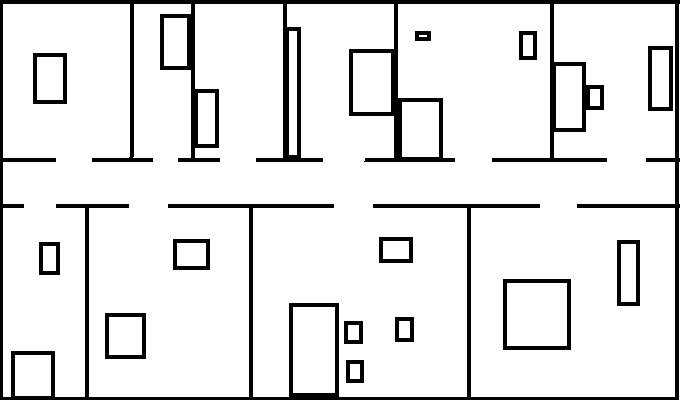
#> input picture Map.jpg, 680 x 400 px
$ python beam_sensor_model.py
#> lines starting #> are read from the running program, lines starting #| are printed output that depends on the picture; after the words box and inside, x2 and y2 are one past the last pixel; in counts of white or black regions, pixels touching at a corner belong together
### utilities.py
# Imports
import numpy as np
from skimage import io
from skimage.color import rgb2gray
import matplotlib.pyplot as plt
import matplotlib.animation as animation
from tqdm import tqdm
#######################################################
# Constants
LASER_ANGLE_RANGE = 125 # to the left and the right(in degrees)
NUMBER_OF_LASER_RAYS = 2 * LASER_ANGLE_RANGE // 2 # 2 degrees per ray
LASER_MAX_RANGE = 1200//4 # (in pixels)
PIXEL_WIDTH = 4
PIXEL_HIGHT = 4
MAP_SIZE = (400, 680) # where the first dimension if for the y-axis and the second dimension (in pixels)
#######################################################
# Read Data
def getColoredInitialMap():
    # Read Map.jpg using skimage
    map = io.imread('Map.jpg')
#> map is the input picture: shape (400, 680, 3); min 0, max 255, mean 227.9
    # Convert to grayscale
    map = np.mean(map, axis=2)
#> map: shape (400, 680) float64
    # Apply threshold
    map = map < 128
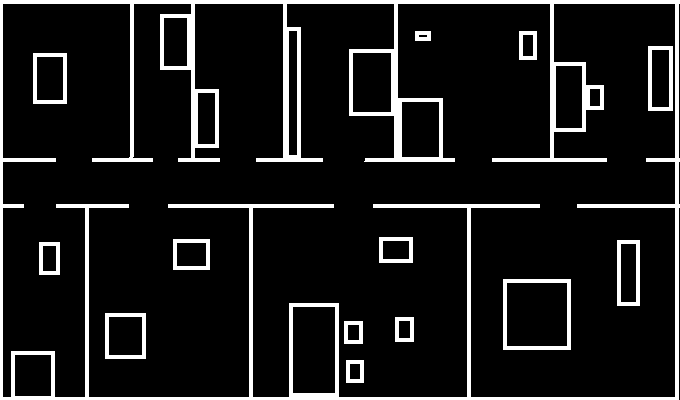
#> map: shape (400, 680) bool; 10.6% white; 14 white regions, largest, box (x1, y1, x2, y2) and area: (0, 0, 680, 400) 22798, (503, 279, 571, 350) 1048, (648, 46, 673, 111) 656
    # Convert to 8-bit integer
    map = map * 255
    return map
# [8 lines left out: function getBinaryInitialMap, not called in this run]
def getInitialRobotPose():
    robotPose = np.array([10, 180, 0]) # x-coordinates, y-coordinates, angle with the x-axis in degree
#> robotPose = [10, 180, 0]
    return robotPose
#######################################################
# Drawing Functions
def drawRobot(map, robotPose):
    mapY, mapX, _ = robotPose
    if (mapX >= 0 and mapX < map.shape[0] and mapY >= 0 and mapY < map.shape[1]):
        map[mapX, mapY] = 200
    return map
def drawLaserLines(map, robotPose):
    robotX, robotY, robotTheta = robotPose
#> robotX = 10; robotY = 180; robotTheta = 0
    for theta in range(robotTheta - LASER_ANGLE_RANGE, robotTheta + LASER_ANGLE_RANGE, 2):
        # laser range, laser step
        r, dr = LASER_MAX_RANGE, 1
        for d in range(0, r, dr):
            # update the laser end point
            mapY = int(robotX + d * np.cos(theta * np.pi / 180)) # angles are in degrees
            mapX = int(robotY + d * np.sin(theta * np.pi / 180)) # angles are in degrees
            # if the laser is inside the map
            if (mapX >= 0 and mapX < map.shape[0] and mapY >= 0 and mapY < map.shape[1]):
                # Check if the laser hits an obstacle
                if (map[mapX, mapY] == 255): # revered as the origin is in the lower left corner
                    d = r # no need to check further points
                    break
                else:
                    map[mapX, mapY] = 100  # color the laser
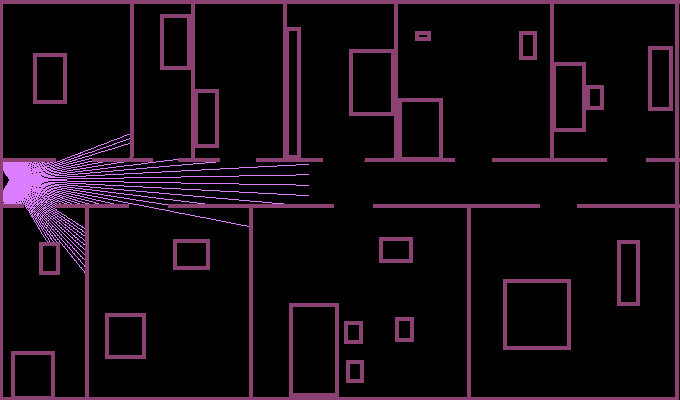
#> map: shape (400, 680) int64; 3 distinct labels, from 0 to 255; one colour per label, 0 black
    return map
#######################################################
def getFigure():
    fig, ax = plt.subplots(figsize=(8, 5))
    ax.clear()  # Clears the figure to update the line, point, title, and axes
    # Adding Figure Labels
    ax.set_xlabel('x')
    ax.set_ylabel('y')
    return fig, ax

def showStaticMap(map, robotPose):
    map = drawRobot(drawLaserLines(map, robotPose), robotPose)
#> in drawRobot, `mapY, mapX, _ = robotPose`: mapY = 10; mapX = 180
#> in drawRobot, `map[mapX, mapY] = 200`: map: shape (400, 680) int64; 4 distinct labels, from 0 to 255
    fig, ax = getFigure()
    # Plot the robot
    plt.scatter(robotPose[0], robotPose[1], color='r')
    ax.set_title("Robot Pose: (%2d, %2d, %2d)" % (robotPose[0], robotPose[1], robotPose[2]))
    # plot the robot orientation as a line
    plt.plot(
            [robotPose[0], robotPose[0] + 10 * np.cos(robotPose[2] * np.pi / 180)],
            [robotPose[1], robotPose[1] + 10 * np.sin(robotPose[2] * np.pi / 180)],
            color='black')
    plt.imshow(map)
    plt.show()
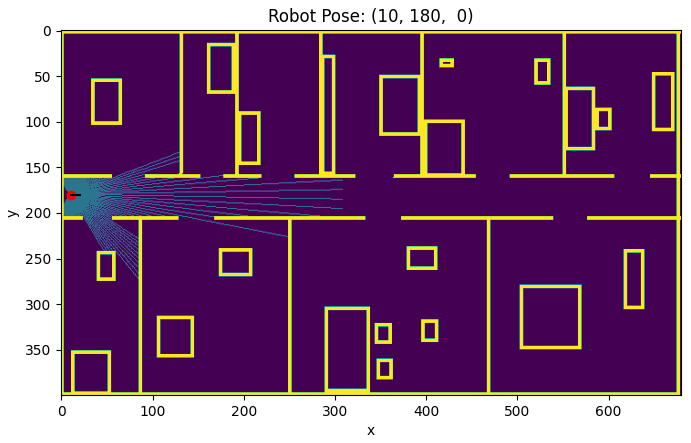
#> figure drawn by matplotlib, 1 panel
def showAnimatedMap(robotPose):
    # [13 lines left out: function animate, not called in this run]
    # initialize the figure
    fig, ax = getFigure()
    # animation
#> (the run stopped early here; a loop or call above may not have finished)
